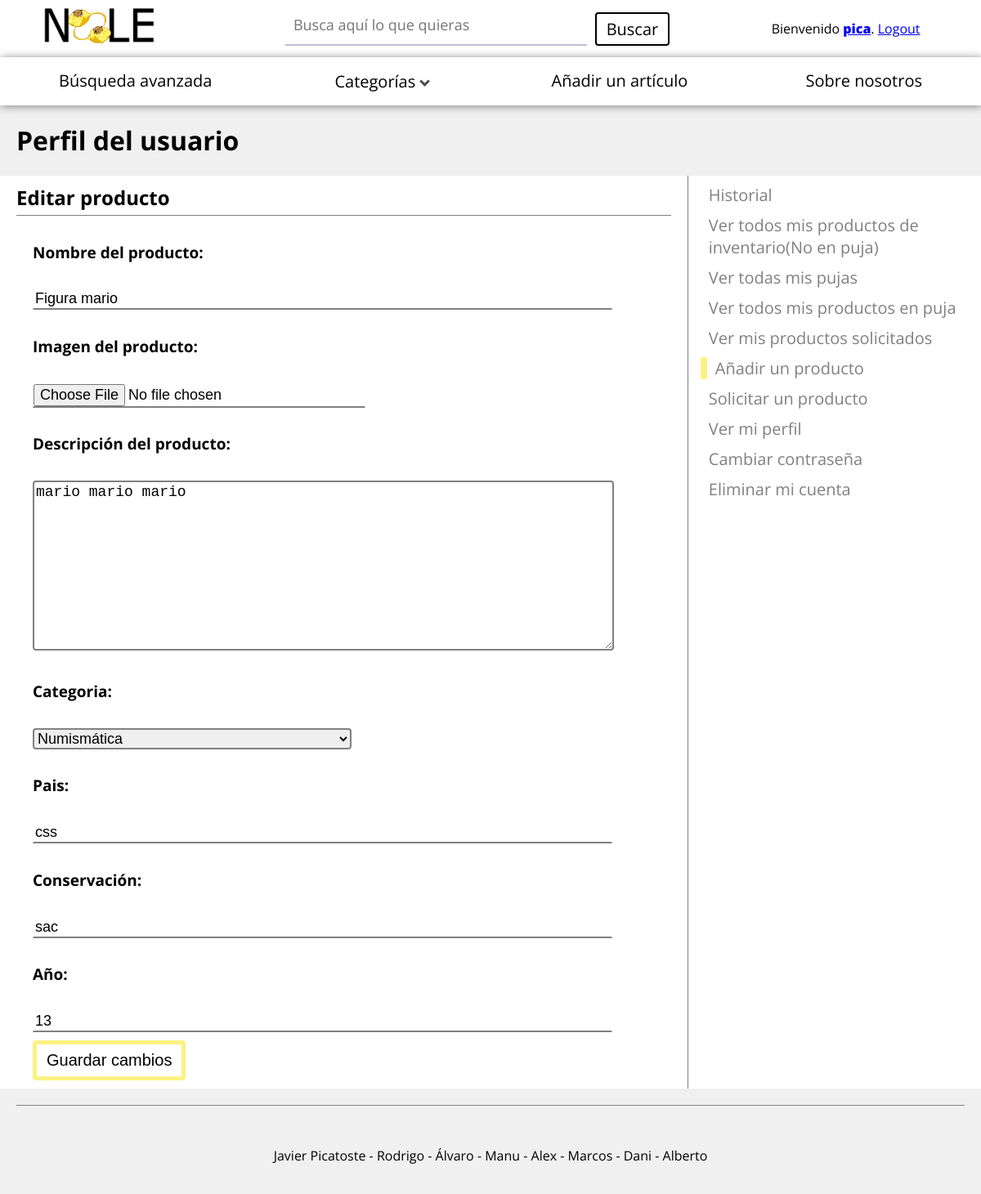
The app's page /perfil.php?opt=anadProd&id=12 (signed in) with its own data.
### tables this page shows
CREATE TABLE `producto_ofrecido` (
  `ID` int(11) NOT NULL,
  `Nombre` varchar(20) NOT NULL,
  `Usuario` varchar(20) NOT NULL,
  `Fecha` datetime NOT NULL,
  `Disponible` tinyint(1) NOT NULL DEFAULT '1',
  `Precio` float NOT NULL,
  `Descripcion` text NOT NULL,
  `Categoria` int(11) NOT NULL,
  `EnPuja` tinyint(1) NOT NULL
);

CREATE TABLE `numismatica` (
  `Id` int(11) NOT NULL,
  `Pais` varchar(20) NOT NULL,
  `Anyo` int(4) NOT NULL,
  `Conservacion` varchar(20) NOT NULL
);

### include/productoOfreSA.php (called while the page is built, shortened)
<?php
require_once('productoOfreTransfer.php');
require_once('productoOfreDAO.php');
class productoOfreSA {
    protected $dao;
    public function getProducto($id) {
      if(!$this->dao){
          $this->dao= new productoOfreDAO();
        }
      $aux= $this->dao;
      return $aux->getProducto($id);
    }
}
?>

### include/DAO.php (called while the page is built)
<?php
class DAO {
   protected $db;
    protected function conectar() {
       if ($this->db = new mysqli("localhost", "noleUser", "MAbqq3DquJh3bQvY", "nole")) {
        	return $this->db;
      }
        else
          return false;
    }
    protected function desconectar() {
       if($this->db) {
       	$ok = mysqli_close($this->db);
       	if($ok)
          return true;
       	else
          return false;
       }
       else
        return false;
    }
}
?>

### include/productoOfreDAO.php (called while the page is built, shortened)
<?php
require_once('productoOfreTransfer.php');
require_once('DAO.php');
class productoOfreDAO extends DAO{
    public function getProducto($id) {
      if($ok = parent::conectar()) {
        $sql = "SELECT * from producto_ofrecido where ID = '$id'";
        $consulta = mysqli_query($this->db, $sql);
        if(mysqli_num_rows($consulta) > 0) {
             $fila = mysqli_fetch_assoc($consulta);
            return new productoOfreTransfer($fila["ID"], $fila["Usuario"], $fila["Nombre"], $fila["Categoria"], $fila["Fecha"], $fila["Disponible"], $fila["Precio"], $fila["Descripcion"], $fila["EnPuja"]);
        }
        else {
        parent::desconectar();
         return NULL;
        }
      }
      else {
        return NULL;
      }
    }
}
?>

### include/productoOfreTransfer.php (called while the page is built, shortened)
<?php
class productoOfreTransfer {
    private $nombre;
    private $categoria;
    private $descripcion;
     public function __construct( $id, $owner, $nombre, $categoria, $fechaSalida, $disponible, $precio, $descripcion, $enPuja) {
         $this->nombre = $nombre;
         $this->categoria = $categoria;
         $this->descripcion = $descripcion;
    }
    public function getNombre() {
        return $this->nombre;
    }
    public function getCategoria() {
        return $this->categoria;
    }
    public function getDescripcion() {
        return $this->descripcion;
    }
}
?>

### include/numismaticaDAO.php (called while the page is built, shortened)
<?php
require_once('numismaticaTransfer.php');
require_once('DAO.php');
class numismaticaDAO extends DAO{
    public function getNumismatica($id) {
      if($ok = parent::conectar()) {
        $sql = "SELECT Id, Pais, Anyo, Conservacion from numismatica where Id = '$id'";
        $consulta = mysqli_query($this->db, $sql);
        if(mysqli_num_rows($consulta) > 0){
            $fila = mysqli_fetch_assoc($consulta);
            return new numismaticaTransfer($fila["Id"], $fila["Pais"], $fila["Anyo"], $fila["Conservacion"]);
        }
        else{
          parent::desconectar();
          return NULL;
        }
      }
      else
        return NULL;
    }
}
?>

### include/numismaticaSA.php (called while the page is built, shortened)
<?php
require_once('numismaticaTransfer.php');
require_once('numismaticaDAO.php');
class numismaticaSA {
    protected $dao;
    public function getProductoNumi($id) {
      if(!$this->dao) {
          $this->dao = new numismaticaDAO();
        }
      $aux = $this->dao;
      return $aux->getNumismatica($id);
    }
}
?>

### include/numismaticaTransfer.php (called while the page is built, shortened)
<?php
class numismaticaTransfer {
    private $pais;
    private $año;
    private $conservacion;
     public function __construct($id, $pais, $año, $conservacion) {
         $this->pais = $pais;
         $this->año = $año;
         $this->conservacion = $conservacion;
    }
    public function getPais() {
        return $this->pais;
    }
    public function getAño() {
        return $this->año;
    }
    public function getConservacion() {
        return $this->conservacion;
    }
}
?>

### newProd.php (the view, shortened to what this page needs)
<?php
require_once('include/productoOfreSA.php');
require_once('include/figurasSA.php');
require_once('include/numismaticaSA.php');
if (! isset($_GET['id']) ) {
?>
<h2>Nuevo producto</h2>
<form action= "procesarNuevoProducto.php" method = "POST" enctype="multipart/form-data">
	<div class="newProd">
		<div class="info">
			<div class="imagen">
				<h5>Imagen: </h5>
				<input type="file" name="fotoProd" required />
				<!-- <br />
				<output id="list"></output> -->
			</div>
			<h5>Nombre del producto:</h5>
			<input type="text" name="nomP" placeholder="Nombre del producto" required >
			<h5>Descripción del producto:</h5>
			<textarea name="descP" placeholder="Descripción del producto"></textarea>
			<h5>Precio:</h5>
			<input type="number" name="precio" placeholder="Precio del producto" min=0 required >
			<h5>Categoria:</h5>
			<select class="cateP" name ="cateP" required >
				<option value="-1">---</option>
				<option value="0">Numismática</option>
				<option value="1">El Rincón de la Abuela</option>
				<option value="2">Figuras</option>
				<option value="3">Filatelia</option>
				<option value="4">Vinilos/Discos</option>
				<option value="5">Cromos</option>
				<option value="6">Libros/Comics</option>
				<option value="7">Trastero</option>
			</select>
			<div class="numis" >
				<h5>Pais:</h5>
				<input type="text" name="paisP" placeholder="Pais de origen" >
				<h5>Conservación: </h5>
				<input type="text" name="consP" placeholder="Estado de conservación" >
				<h5>Año:</h5>
				<input type="number" name="anioP" placeholder="Año" min=0 max=2018 >
			</div>
			<div class="rdla" >
				<h5>Tipo:</h5>
				<select name="rclaTipo">
					<option value="0">Dedal</option>
					<option value="1">Vajilla</option>
					<option value="2">Imán</option>
					<option value="3">Otro</option>
				</select>
				<h5>Origen:</h5>
				<input type="text" name="rclaOrigen" placeholder="Origen del producto" >
			</div>
			<div class="fig" >
				<h5>Alto</h5>
				<input type="number" name="figAlto" min="0" ="">
				<h5>Ancho</h5>
				<input type="number" name="figAncho" min="0" ="">
				<h5>Largo</h5>
				<input type="number" name="figLargo" min="0" ="">
				<h5>Tema:</h5>
				<input type="text" name="figTema" placeholder="Tema del producto" >
				<h5>Material:</h5>
				<input type="text" name="figMaterial" placeholder="Material del que está hecho el producto" >
				<h5>Fabricante:</h5>
				<input type="text" name="figFabricante" placeholder="Fabricante del producto" >
			</div>
			<div class="fil" >
				<h5>Pais:</h5>
				<input type="text" name="filPais" placeholder="Pais de origen" >
				<h5>Año:</h5>
				<input type="number" name="filAnyo" placeholder="Año" min=0 max=2018 >
			</div>
			<div class="vini" >
				<h5>Año:</h5>
				<input type="number" name="viniAnyo" placeholder="Año" min=0 max=2018 >
				<h5>Compositor:</h5>
				<input type="text" name="viniComp" placeholder="Autor/Compositor del producto" >
				<h5>Grupo o Cantante:</h5>
				<input type="text" name="viniGrupo" placeholder="Grupo/Cantante del producto" >
				<h5>Género:</h5>
				<input type="text" name="viniGenero" placeholder="Género musical del producto" >
			</div>
			<div class="cromos" >
				<h5>Año:</h5>
				<input type="number" name="cromosAnyo" placeholder="Año" min=0 max=2018 >
				<h5>Colección:</h5>
				<input type="text" name="cromosColec" placeholder="Colección a la que pertenece el producto" >
				<h5>Número o identificador:</h5>
				<input type="text" name="cromosNum" placeholder="Número o identificador del producto" >
			</div>
			<div class="libros" >
				<h5>Año:</h5>
				<input type="number" name="librosAnyo" placeholder="Año" min=0 max=2018 >
				<h5>Autor:</h5>
				<input type="text" name="librosAutor" placeholder="Autor del producto" >
				<h5>Editorial:</h5>
				<input type="text" name="librosEditorial" placeholder="Editorial del producto" >
				<h5>Género:</h5>
				<input type="text" name="librosGenero" placeholder="Género literario del producto" >
				<h5>Idioma:</h5>
				<input type="text" name="librosIdioma" placeholder="Idioma del producto" >
				<h5>Formato:</h5>
				<input type="text" name="librosFormato" placeholder="Formato del producto" >
			</div>
			<div class="trastero" >
				<h5>Año:</h5>
				<input type="number" name="trasteroAnyo" placeholder="Año" min=0 max=2018 >
				<h5>Origen:</h5>
				<input type="text" name="trasteroOrigen" placeholder="Origen del producto" >
			</div>
			<button class="crear">Crear Producto</button>
		</div>
	</div>
</form>
<?php
}
else{
	$id = $_GET['id'];
	$sa = new productoOfreSA();
	$producto = $sa->getProducto($id);
	$nomP = $producto->getNombre();
	$descP = $producto->getDescripcion();
	$cateP = $producto->getCategoria();
	if ($cateP == 0){
		$saNumi = new numismaticaSA();
		$numis = $saNumi->getProductoNumi($id);
		$paisP = $numis->getPais();
		$consP = $numis->getConservacion();
		$anioP = $numis->getAño();
	}
?>
<h2>Editar producto</h2>
<form action= "procesarEditarProducto.php" method = "POST" enctype="multipart/form-data">
	<div class="newProd">
		<div class="info">
			<h5>Nombre del producto:</h5>
			<input type="text" name="nomP" placeholder="Nombre del producto" value="<?=$nomP ?>" >
			<div class="imagen">
				<h5>Imagen del producto:</h5>
				<input type="file" name="fotoProd" value="/img/<?=$id ?>.png" />
			</div>
			<h5>Descripción del producto:</h5>
			<textarea name="descP" placeholder="Descripción del producto" ><?=$descP ?></textarea>
			<h5>Categoria:</h5>
			<select class="cateP" name ="cateP" required>
				<?php
					switch ($cateP) {
						case '0':
							echo '<option value="0" selected>Numismática</option>';
							break;
					}
				 ?>
			</select>
			<?php
				switch ($cateP) {
						case '0':
							?>
								<div>
									<h5>Pais:</h5>
									<input type="text" name="paisP" placeholder="Pais de origen" value="<?=$paisP ?>" >
									<h5>Conservación: </h5>
									<input type="text" name="consP" placeholder="Estado de conservación" value="<?=$consP ?>" >
									<h5>Año:</h5>
									<input type="number" name="anioP" placeholder="Año" min=0 max=2018 value="<?=$anioP ?>" >
								</div>
							<?php
							break;
							?>
							<?php
					}
			?>
			<button class="crear">Guardar cambios</button>
		</div>
	</div>
</form>
<?php
}
?>

### estilo.css (style rules this page uses)
body { font-family: 'Open Sans', sans-serif; margin: 0; background-color: #F0F0F0; transition: all .3s; }

### perfil-style.css (style rules this page uses)
.izquierda h2 { margin-top: 0; padding-bottom: 5px; border-bottom: 1px solid gray; }
.newProd .imagen { flex-grow: 1; overflow: auto; background-color: white; max-height: 750px; max-width: 450px; }
.newProd .imagen h5 { color:blue; font-size: 19px; }
.newProd .info { margin-left: 20px; flex-grow: 1; }
.newProd .info h5 { color: black; font-size: 19px; }
.newProd .info input { width: 90%; border: 1px solid white; outline: none; border-bottom: 2px solid gray; font-size: 18px; transition: all .2s; }
.newProd .info textarea { width: 90%; height: 200px; outline: none; border: 2px solid gray; font-size: 18px; transition: all .2s; border-radius: 4px; }
.newProd .info select { width: 50%; outline:none; border: 2px solid gray; font-size: 18px; transition: all .2s; border-radius: 4px; }
.newProd button { padding: 8px 12px; border:5px solid #FCF282; border-radius: 4px; color:black; transition:all .3s; font-size: 20px; background:none; }
.newProd .crear { margin-top: 10px; }

### records on screen
producto_ofrecido: nomP "Figura mario", descP "mario mario mario", cateP "Numismática"
numismatica: paisP "css", consP "sac", anioP "13"

### other values on screen
$_SESSION["nombre"] "pica"
